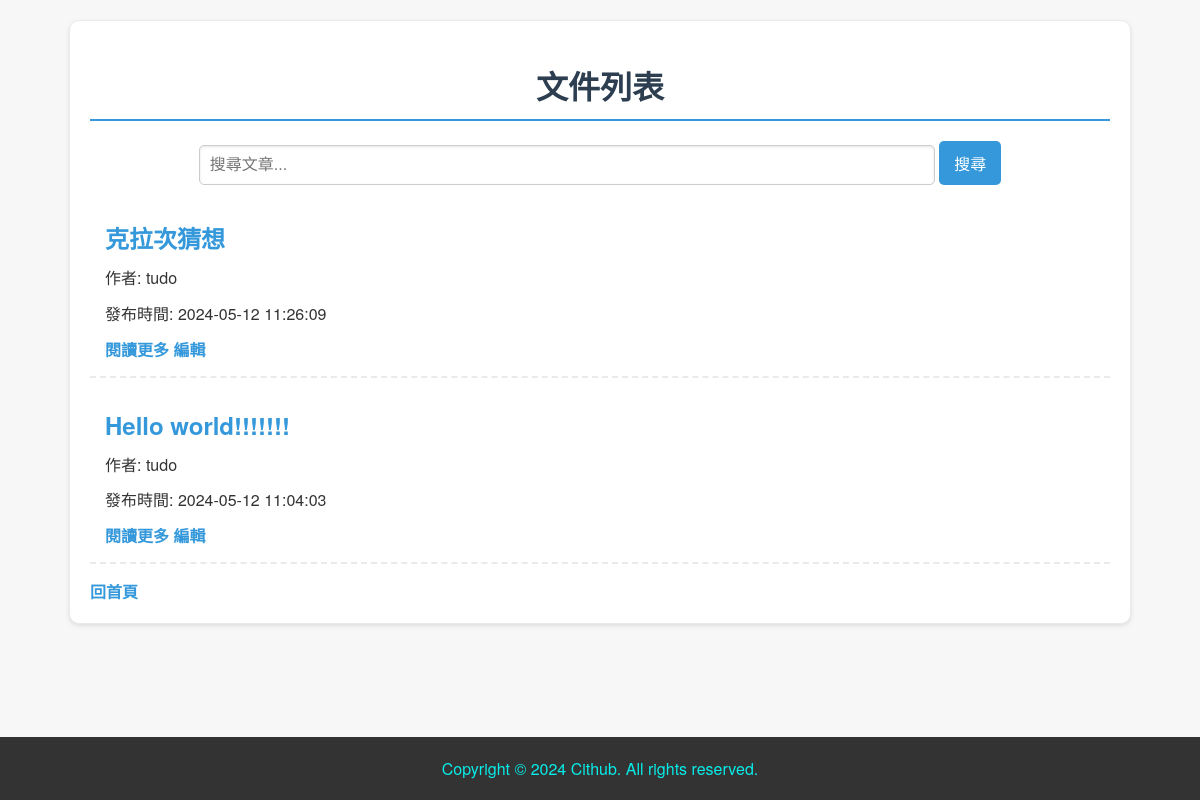
The page /files on the database its author committed.
### tables this page shows
CREATE TABLE posts (
            id INTEGER PRIMARY KEY AUTOINCREMENT,
            user_id INTEGER,
            title TEXT,
            content TEXT,
            created_at DATETIME DEFAULT CURRENT_TIMESTAMP,
            FOREIGN KEY(user_id) REFERENCES users(id)
        );

CREATE TABLE users (
            id INTEGER PRIMARY KEY AUTOINCREMENT,
            username TEXT NOT NULL UNIQUE,
            password TEXT NOT NULL,
            email TEXT NOT NULL UNIQUE
        );

### app.py (the view)
@app.route("/files")
def list_md_files():
    query = request.args.get('query', '')
    conn = get_db_connection()
    if query:
        post_rows = conn.execute('''
        SELECT p.id, p.title, p.content, p.created_at, u.username
        FROM posts p
        JOIN users u ON p.user_id = u.id
        WHERE p.title LIKE ?
        ORDER BY p.created_at DESC
        ''', ('%' + query + '%',)).fetchall()
    else:
        post_rows = conn.execute('''
        SELECT p.id, p.title, p.content, p.created_at, u.username
        FROM posts p
        JOIN users u ON p.user_id = u.id
        ORDER BY p.created_at DESC
        ''').fetchall()
    conn.close()
    posts = [dict(post) for post in post_rows]
    return render_template('files.html', posts=posts, query=query)

### app.py (called while the page is built)
def get_db_connection():
    conn = sqlite3.connect(DATABASE)
    conn.row_factory = sqlite3.Row
    return conn

### logging_setup.py (called while the page is built)
def setup_logging(app):
    @app.before_request
    def log_request_info():
        executor.submit(log_message, f"IP: {request.remote_addr}, URL: {request.url}")

### rate_limiting.py (called while the page is built)
def rate_limit():
    ip = request.remote_addr
    now = time.time()
    if ip not in request_count:
        request_count[ip] = []
    request_count[ip] = [timestamp for timestamp in request_count[ip] if now - timestamp < TIME_WINDOW]
    if len(request_count[ip]) >= RATE_LIMIT:
        return jsonify({"message": "請求過於頻繁，請稍後再試。"}), 429
    request_count[ip].append(now)

### templates/files.html (shortened to what this page needs)
<!DOCTYPE html>
<html lang="zh-tw">
<head>
</head>
<body>
    <div class="container">
        <h1>文件列表</h1>
        <div class="search-box">
            <form action="{{ url_for('list_md_files') }}" method="GET">
                <input type="text" name="query" placeholder="搜尋文章..." value="{{ query }}">
                <button type="submit">搜尋</button>
            </form>
        </div>
        {% for post in posts %}
            <div class="post">
                <h2>{{ post.title }}</h2>
                <p>作者:
                    {% if post.username == 'admin' %}
                        <span class="admin">{{ post.username }}</span>
                    {% elif post.username == 'Moderator' %}
                        <span class="Moderator">{{ post.username }}</span>
                    {% else %}
                        {{ post.username }}
                    {% endif %}
                </p>
                <p>發布時間: {{ post.created_at }}</p>
                <a href="{{ url_for('view_file', post_id=post.id) }}">閱讀更多</a>
                <a href="{{ url_for('edit_post', post_id=post['id']) }}">編輯</a>
            </div>
        {% endfor %}
        <footer>Copyright &copy; 2024 Cithub. All rights reserved.</footer>
        <a href="/index">回首頁</a>
    </div>
</body>
</html>

### templates/files.html (style rules this page uses)
body { font-family: 'Helvetica Neue', Helvetica, Arial, sans-serif; color: #333; background-color: #f7f7f7; margin: 0; padding: 0; }
.container { width: 85%; margin: 20px auto; padding: 20px; background: #ffffff; border: 1px solid #eaeaea; border-radius: 10px; box-shadow: 0 2px 4px rgba(0,0,0,0.1); }
h1 { border-bottom: 2px solid #3498db; padding-bottom: 10px; margin-bottom: 20px; color: #2c3e50; text-align: center; }
.search-box { text-align: center; margin-bottom: 20px; }
.search-box input[type="text"] { width: 70%; padding: 10px; font-size: 16px; border: 1px solid #ccc; border-radius: 5px; box-shadow: inset 0 1px 3px rgba(0,0,0,0.1); }
.search-box button { padding: 10px 15px; font-size: 16px; border: none; border-radius: 5px; background-color: #3498db; color: #fff; cursor: pointer; transition: background-color 0.3s; }
.post { margin-bottom: 15px; padding: 15px; border-bottom: 2px dashed #eaeaea; transition: all 0.3s ease; }
.post h2 { color: #3498db; font-size: 24px; margin-top: 0; margin-bottom: 5px; }
.post p { font-size: 16px; line-height: 1.6; margin: 10px 0; }
a { color: #3498db; text-decoration: none; font-weight: bold; background-color: transparent; transition: color 0.2s; }
footer { position: fixed; bottom: 0; left: 0; width: 100%; background-color: #333; color: #07edea; padding: 20px 0; text-align: center; }

### rows shown on the page
posts: title "克拉次猜想", username "tudo", created_at "2024-05-12 11:26:09"
posts: title "Hello world!!!!!!!", username "tudo", created_at "2024-05-12 11:04:03"
